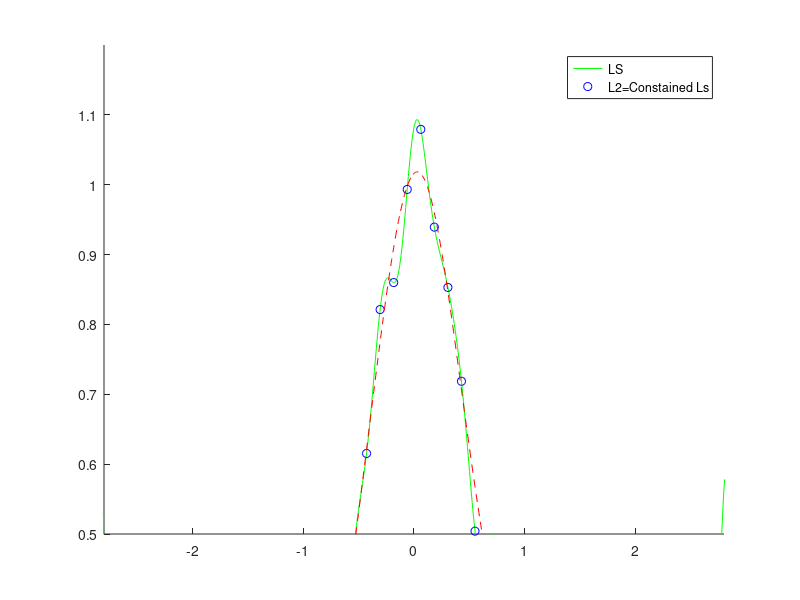

Source code (MATLAB):
clc,clear,close all;
%生成数据，使用L2最小二乘法算法对高斯核模型进行最小学习法，核带宽（方差）=0.3，参数λ=0.1
%高斯核=exp(-(x-c)^2/(2*h^2))
n=50;N=1000;x=linspace(-3,3,n)';X=linspace(-3,3,N)';
%输入，生成一个新的向量y，y的每个元素是对应的pix元素的正弦值除以pix元素本身，
% 然后加上0.1倍的x元素值和一个随机噪声。
pix=pi*x;
y=sin(pix)./(pix)+0.1*x+0.05*randn(n,1);

x2=x.^2;X2=X.^2;hh=2*0.3^2;L=0.1;
%计算所有X和x之间的高斯核。
k=exp(-(repmat(x2,1,n)+repmat(x2',n,1)-2*x*x')/hh);
%计算所有X和x之间的高斯核。
K=exp(-(repmat(X2,1,n)+repmat(x2',N,1)-2*X*x')/hh);

%最小二乘法求解，最小二乘法J=（1/2）*||φ*θ-y||^2,
% 求导得▽J（θ）=φT*φ*θ-φ*y，基函数φ=p
%令▽J（θ）=0，得φ*θ=y
t1=k\y;
F1=K*t1;
t2=(k^2+L*eye(n))\(k*y);%这个是L2最小二乘法 θ=（k/（k^2+λ））*φT*y*φ
F2=K*t2;
figure(1);clf;hold on;axis([-2.8 2.8 0.5 1.2]);
plot(X,F1,'g-');plot(x,y,'bo');plot(X,F2,'r--');
legend('LS',"L2=Constained Ls");
